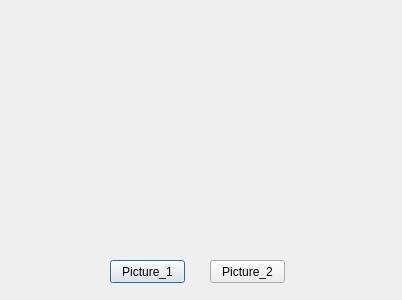
<?xml version="1.0" encoding="UTF-8"?>
<ui version="4.0">
 <class>Dialog</class>
 <widget class="QDialog" name="Dialog">
  <property name="geometry">
   <rect>
    <x>0</x>
    <y>0</y>
    <width>402</width>
    <height>300</height>
   </rect>
  </property>
  <property name="windowTitle">
   <string>Dialog</string>
  </property>
  <widget class="QLabel" name="label_picture">
   <property name="geometry">
    <rect>
     <x>10</x>
     <y>10</y>
     <width>381</width>
     <height>241</height>
    </rect>
   </property>
   <property name="text">
    <string/>
   </property>
   <property name="pixmap">
    <pixmap>Picture_1.png</pixmap>
   </property>
   <property name="scaledContents">
    <bool>true</bool>
   </property>
  </widget>
  <widget class="QPushButton" name="pushButton_picture1">
   <property name="geometry">
    <rect>
     <x>110</x>
     <y>260</y>
     <width>75</width>
     <height>23</height>
    </rect>
   </property>
   <property name="text">
    <string>Picture_1</string>
   </property>
  </widget>
  <widget class="QPushButton" name="pushButton_picture2">
   <property name="geometry">
    <rect>
     <x>210</x>
     <y>260</y>
     <width>75</width>
     <height>23</height>
    </rect>
   </property>
   <property name="text">
    <string>Picture_2</string>
   </property>
  </widget>
 </widget>
 <resources/>
 <connections/>
</ui>
